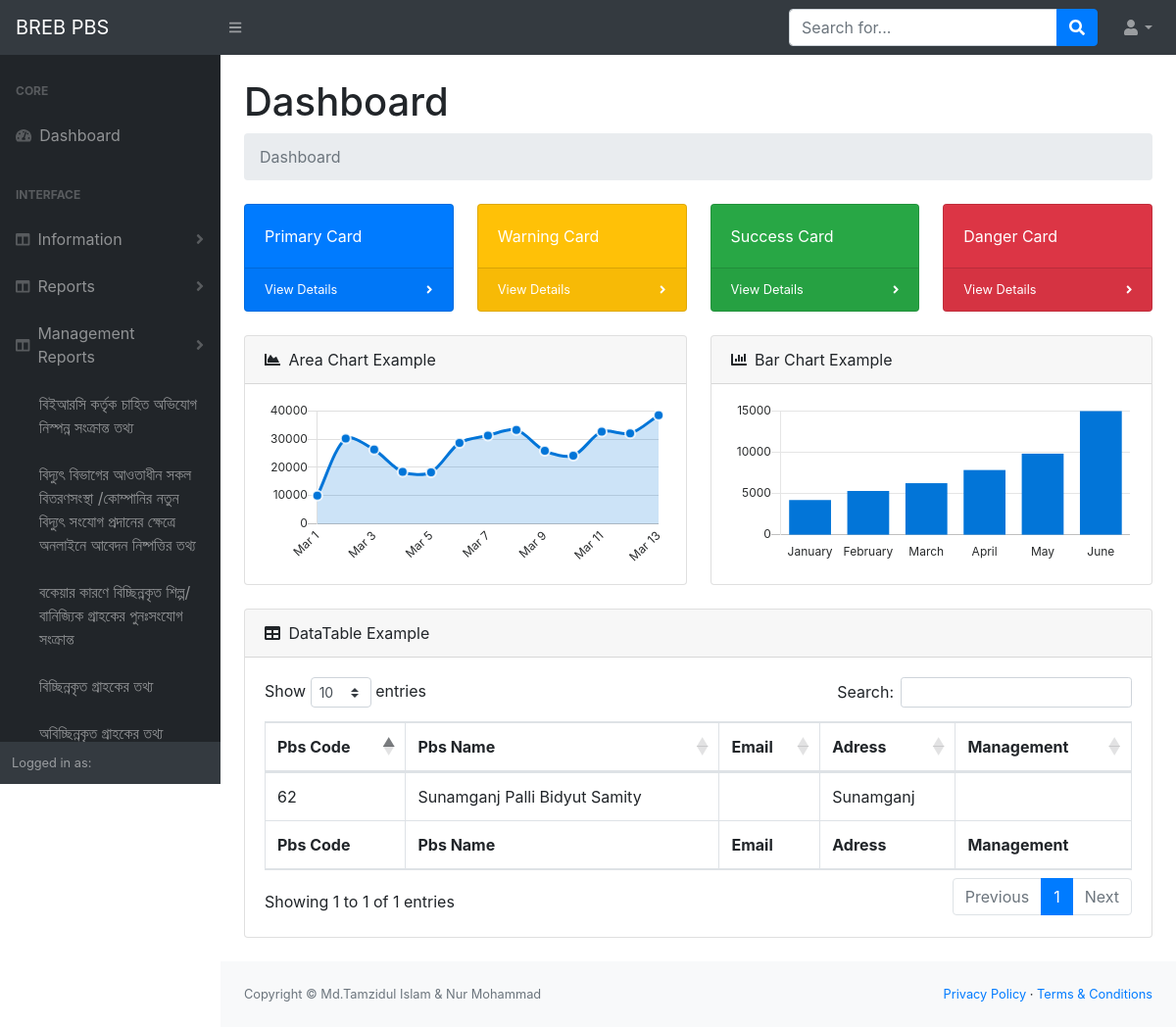
The page /home-page on the database as committed earlier.
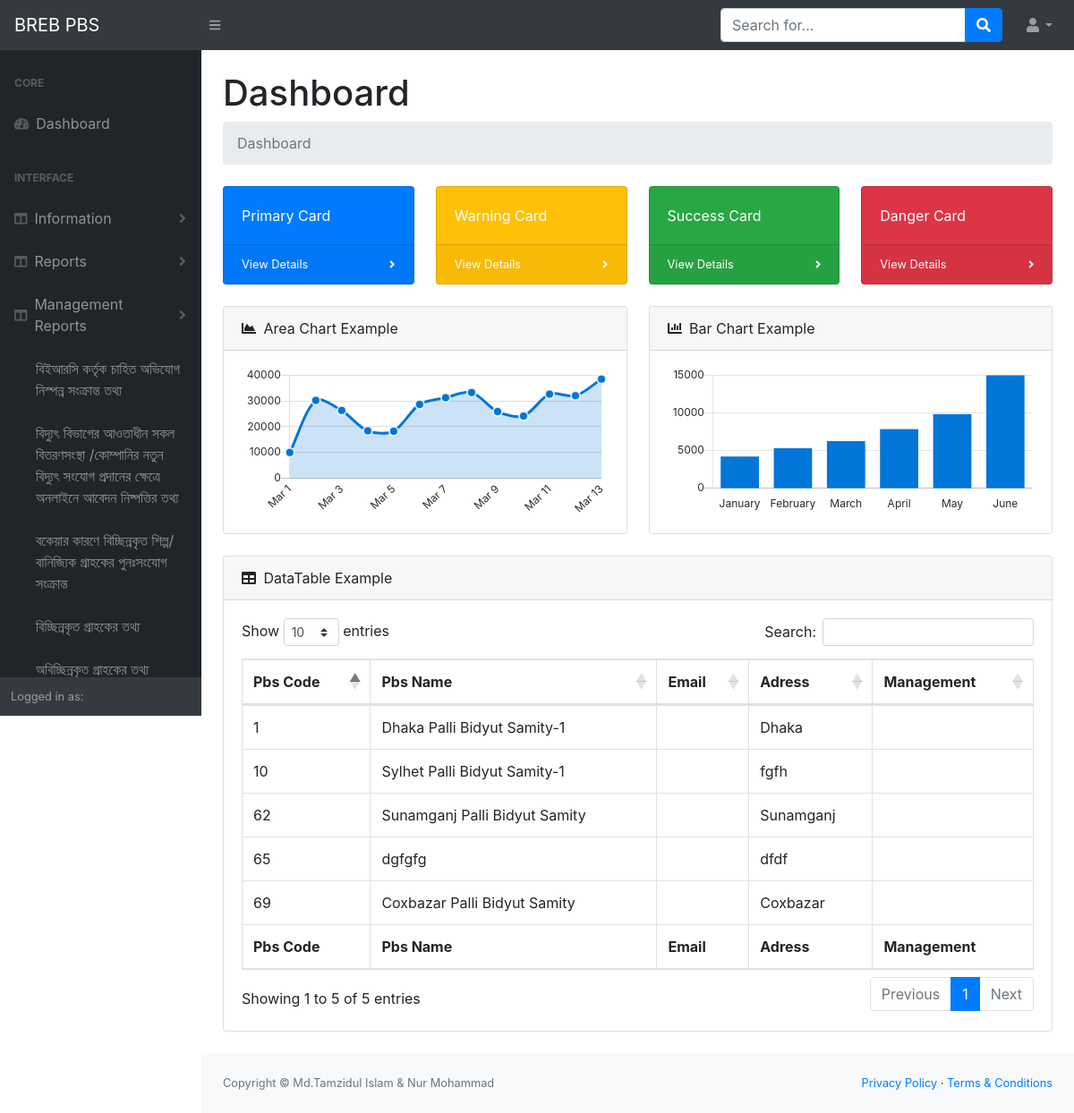
The same page on the database as committed later.
### infoapp/models.py (models this page shows, shortened)
class PbsInfo(models.Model):
    user=models.OneToOneField(User, on_delete=models.CASCADE)
    pbs_name=models.CharField(max_length=50)
    pbs_name_benglai=models.CharField(max_length=50)
    pbs_code=models.IntegerField(blank=True, null= True)
    management_code=models.IntegerField(blank=True, null=True)
    address=models.TextField(blank=True, null=True)
    mobile_no=models.TextField(blank=True , null=True)

### infoapp/views.py (the view)
# urls.py: path('home-page', views.home_page , name='home_page'),
def home_page(request):
    print('hello')
    pbs=PbsInfo.objects.all()
    print('hello1')
    context={'pbs_info':pbs}
    return render(request,'home_page.html',context)

### templates/home_page.html (shortened to what the changed rows need)
{% extends 'base.html'%}
{% block content %}
<main>
    <div class="container-fluid">
        <h1 class="mt-4">Dashboard</h1>
        <div class="card mb-4">
            <div class="card-body">
                <div class="table-responsive">
                    <table class="table table-bordered" id="dataTable" width="100%" cellspacing="0">
                        <thead>
                            <tr>
                                <th>Pbs Code</th>
                                <th>Pbs Name</th>
                                <th>Email</th>
                                <th>Adress</th>
                                <th>Management</th>
                            </tr>
                        </thead>
                        <tfoot>
                            <tr>
                                <th>Pbs Code</th>
                                <th>Pbs Name</th>
                                <th>Email</th>
                                <th>Adress</th>
                                <th>Management</th>
                            </tr>
                        </tfoot>
                        <tbody>
                        {% for pbs_info in pbs_info %}
                            <tr>
                                <td>{{pbs_info.pbs_code}}</td>
                                <td>{{pbs_info.pbs_name}}</td>
                                <td>{{pbs_info.email}}</td>
                                <td>{{pbs_info.address}}</td>
                                <td>{{pbs_info.m_id.m_name}}</td>
                            </tr>
                            {% endfor %}
                        </tbody>
                    </table>
                </div>
            </div>
        </div>
    </div>
</main>
{% endblock %}

Rows that differ between the two databases and show on the page:
added PbsInfo: pbs_code "1", pbs_name "Dhaka Palli Bidyut Samity-1", address "Dhaka"
added PbsInfo: pbs_code "69", pbs_name "Coxbazar Palli Bidyut Samity", address "Coxbazar"
added PbsInfo: pbs_code "65", pbs_name "dgfgfg", address "dfdf"
added PbsInfo: pbs_code "10", pbs_name "Sylhet Palli Bidyut Samity-1", address "fgfh"
Other text that changed with them:
text written by a page script: "Show entries Search: Showing 1 to 1 of 1 entries Previous 1 Next" → "Show entries Search: Showing 1 to 5 of 5 entries Previous 1 Next"
